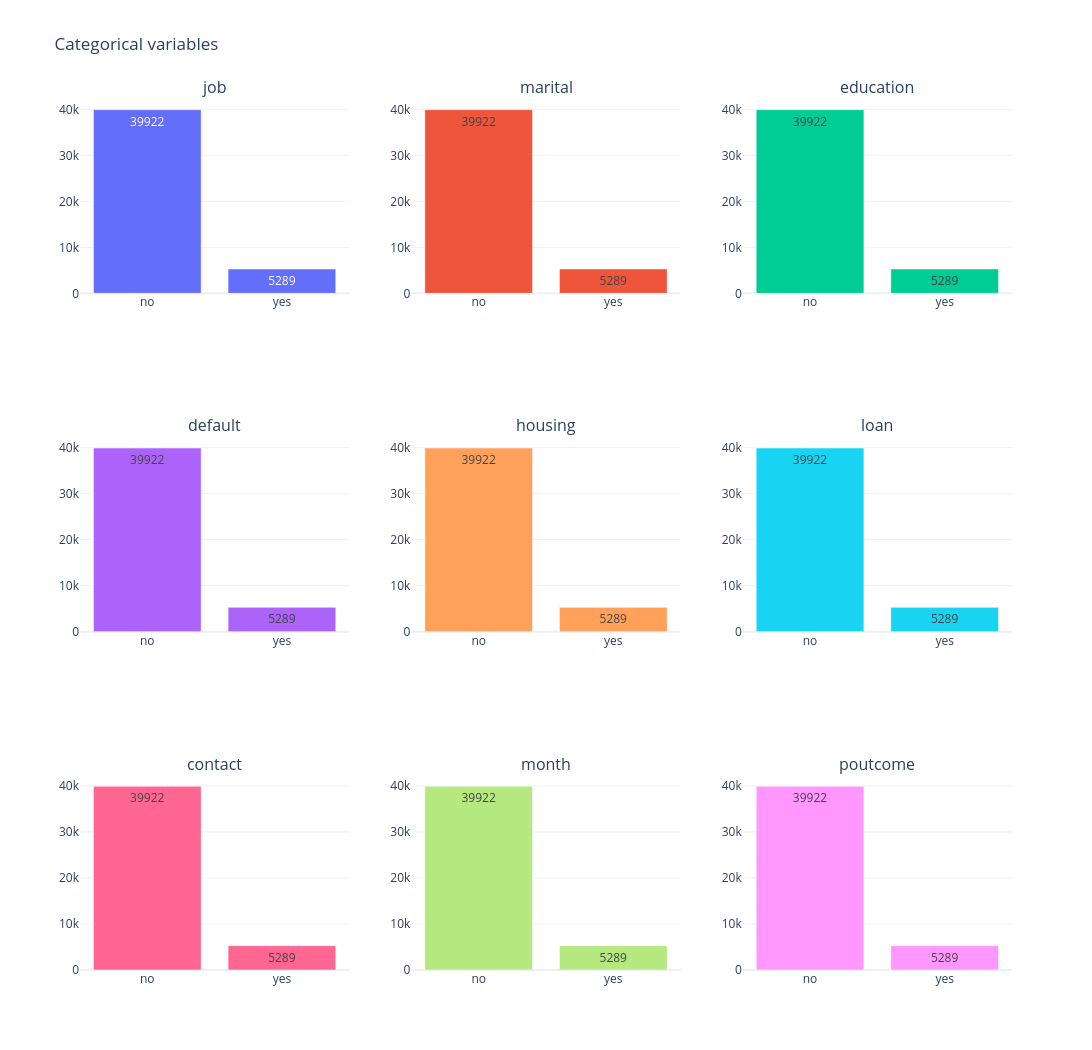

Notebook source saved alongside this figure:
### Markdown cell above
## 3.2.1. Categorical columns

### Code cell
n_cols = 3 
n_rows = (len(cat_col) + n_cols - 1) // n_cols

fig = make_subplots(rows=n_rows, cols=n_cols, subplot_titles=cat_col)

for i, cols in enumerate(cat_col):
    value_counts = df[col].value_counts()
    x_vals = value_counts.index.tolist()
    y_vals = value_counts.values.tolist()
    annotations = [f'{v}' for v in y_vals]
    
    row = i // n_cols + 1
    col_pos = i % n_cols + 1
    
    fig.add_trace(
        go.Bar(
            x = x_vals,
            y = y_vals,
            text=annotations,
            textposition='auto',
            name=col
        ),
        row=row, col=col_pos
    )
fig.update_layout(
    height=350*n_rows,
    width=1500,
    title_text='Categorical variables',
    showlegend=False,
    template='plotly_white'
)
fig.update_yaxes(showgrid=True)
fig.update_xaxes(showgrid=False)
fig.show()

### Figure 1 — Plotly figure (JSON) as saved in the notebook; plotly's stock layout.template omitted (floating-point values rounded to 4 significant figures)
{"data": [{"name": "Target", "text": ["39922", "5289"], "textposition": "auto", "type": "bar", "x": ["no", "yes"], "xaxis": "x", "y": [39922, 5289], "yaxis": "y"}, {"name": "Target", "text": ["39922", "5289"], "textposition": "auto", "type": "bar", "x": ["no", "yes"], "xaxis": "x2", "y": [39922, 5289], "yaxis": "y2"}, {"name": "Target", "text": ["39922", "5289"], "textposition": "auto", "type": "bar", "x": ["no", "yes"], "xaxis": "x3", "y": [39922, 5289], "yaxis": "y3"}, {"name": "Target", "text": ["39922", "5289"], "textposition": "auto", "type": "bar", "x": ["no", "yes"], "xaxis": "x4", "y": [39922, 5289], "yaxis": "y4"}, {"name": "Target", "text": ["39922", "5289"], "textposition": "auto", "type": "bar", "x": ["no", "yes"], "xaxis": "x5", "y": [39922, 5289], "yaxis": "y5"}, {"name": "Target", "text": ["39922", "5289"], "textposition": "auto", "type": "bar", "x": ["no", "yes"], "xaxis": "x6", "y": [39922, 5289], "yaxis": "y6"}, {"name": "Target", "text": ["39922", "5289"], "textposition": "auto", "type": "bar", "x": ["no", "yes"], "xaxis": "x7", "y": [39922, 5289], "yaxis": "y7"}, {"name": "Target", "text": ["39922", "5289"], "textposition": "auto", "type": "bar", "x": ["no", "yes"], "xaxis": "x8", "y": [39922, 5289], "yaxis": "y8"}, {"name": "Target", "text": ["39922", "5289"], "textposition": "auto", "type": "bar", "x": ["no", "yes"], "xaxis": "x9", "y": [39922, 5289], "yaxis": "y9"}], "layout": {"annotations": [{"font": {"size": 16}, "showarrow": false, "text": "job", "x": 0.1444, "xanchor": "center", "xref": "paper", "y": 1, "yanchor": "bottom", "yref": "paper"}, {"font": {"size": 16}, "showarrow": false, "text": "marital", "x": 0.5, "xanchor": "center", "xref": "paper", "y": 1, "yanchor": "bottom", "yref": "paper"}, {"font": {"size": 16}, "showarrow": false, "text": "education", "x": 0.8556, "xanchor": "center", "xref": "paper", "y": 1, "yanchor": "bottom", "yref": "paper"}, {"font": {"size": 16}, "showarrow": false, "text": "default", "x": 0.1444, "xanchor": "center", "xref": "paper", "y": 0.6111, "yanchor": "bottom", "yref": "paper"}, {"font": {"size": 16}, "showarrow": false, "text": "housing", "x": 0.5, "xanchor": "center", "xref": "paper", "y": 0.6111, "yanchor": "bottom", "yref": "paper"}, {"font": {"size": 16}, "showarrow": false, "text": "loan", "x": 0.8556, "xanchor": "center", "xref": "paper", "y": 0.6111, "yanchor": "bottom", "yref": "paper"}, {"font": {"size": 16}, "showarrow": false, "text": "contact", "x": 0.1444, "xanchor": "center", "xref": "paper", "y": 0.2222, "yanchor": "bottom", "yref": "paper"}, {"font": {"size": 16}, "showarrow": false, "text": "month", "x": 0.5, "xanchor": "center", "xref": "paper", "y": 0.2222, "yanchor": "bottom", "yref": "paper"}, {"font": {"size": 16}, "showarrow": false, "text": "poutcome", "x": 0.8556, "xanchor": "center", "xref": "paper", "y": 0.2222, "yanchor": "bottom", "yref": "paper"}], "height": 1050, "showlegend": false, "title": {"text": "Categorical variables"}, "width": 1500, "xaxis": {"anchor": "y", "domain": [0, 0.2889], "showgrid": false}, "xaxis2": {"anchor": "y2", "domain": [0.3556, 0.6444], "showgrid": false}, "xaxis3": {"anchor": "y3", "domain": [0.7111, 1], "showgrid": false}, "xaxis4": {"anchor": "y4", "domain": [0, 0.2889], "showgrid": false}, "xaxis5": {"anchor": "y5", "domain": [0.3556, 0.6444], "showgrid": false}, "xaxis6": {"anchor": "y6", "domain": [0.7111, 1], "showgrid": false}, "xaxis7": {"anchor": "y7", "domain": [0, 0.2889], "showgrid": false}, "xaxis8": {"anchor": "y8", "domain": [0.3556, 0.6444], "showgrid": false}, "xaxis9": {"anchor": "y9", "domain": [0.7111, 1], "showgrid": false}, "yaxis": {"anchor": "x", "domain": [0.7778, 1], "showgrid": true}, "yaxis2": {"anchor": "x2", "domain": [0.7778, 1], "showgrid": true}, "yaxis3": {"anchor": "x3", "domain": [0.7778, 1], "showgrid": true}, "yaxis4": {"anchor": "x4", "domain": [0.3889, 0.6111], "showgrid": true}, "yaxis5": {"anchor": "x5", "domain": [0.3889, 0.6111], "showgrid": true}, "yaxis6": {"anchor": "x6", "domain": [0.3889, 0.6111], "showgrid": true}, "yaxis7": {"anchor": "x7", "domain": [0, 0.2222], "showgrid": true}, "yaxis8": {"anchor": "x8", "domain": [0, 0.2222], "showgrid": true}, "yaxis9": {"anchor": "x9", "domain": [0, 0.2222], "showgrid": true}}}
